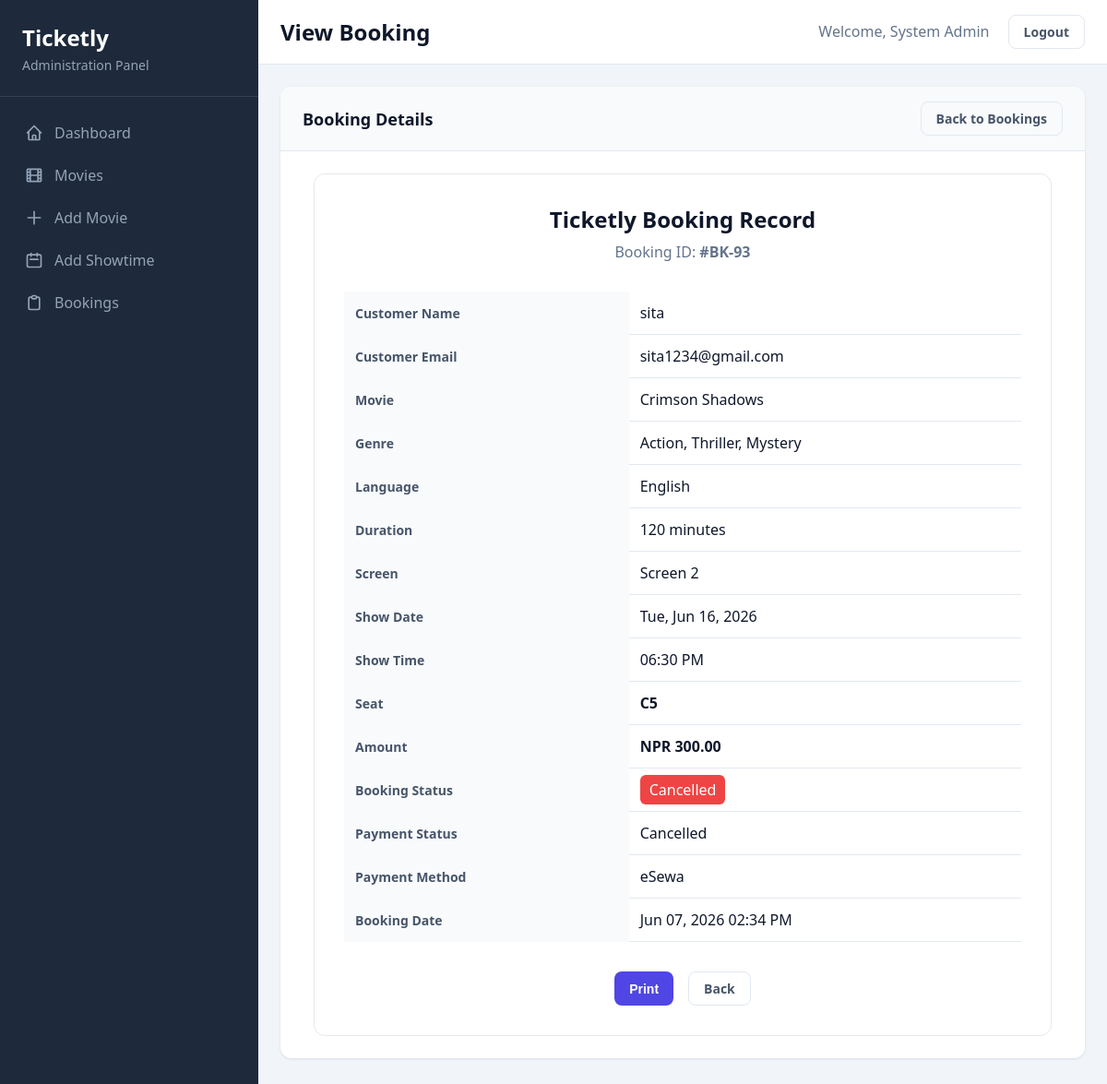
Screenshot of /admin/view_booking.php?booking_id=93 (signed in) with the database file from the repository.
### tables this page shows
CREATE TABLE `bookings` (
  `booking_id` int(11) NOT NULL,
  `customer_id` int(11) NOT NULL,
  `showtime_id` int(11) NOT NULL,
  `seat_label` varchar(10) NOT NULL,
  `amount` decimal(8,2) DEFAULT NULL,
  `status` enum('Confirmed','Cancelled','Pending') DEFAULT 'Pending',
  `created_at` timestamp NOT NULL DEFAULT current_timestamp(),
  `payment_status` varchar(20) DEFAULT 'Unpaid',
  `payment_ref` varchar(100) DEFAULT NULL,
  `movie_id` int(11) DEFAULT NULL,
  `transaction_uuid` varchar(100) DEFAULT NULL
);

CREATE TABLE `customers` (
  `customer_id` int(11) NOT NULL,
  `name` varchar(100) NOT NULL,
  `email` varchar(150) NOT NULL,
  `phone` varchar(20) DEFAULT NULL,
  `gender` varchar(20) DEFAULT NULL,
  `age` int(11) DEFAULT NULL,
  `password` varchar(255) NOT NULL,
  `created_at` timestamp NOT NULL DEFAULT current_timestamp(),
  `role` varchar(20) DEFAULT NULL
);

CREATE TABLE `movies` (
  `movie_id` int(11) NOT NULL,
  `title` varchar(200) NOT NULL,
  `description` text DEFAULT NULL,
  `genre` varchar(100) DEFAULT NULL,
  `language` varchar(50) DEFAULT NULL,
  `duration` int(11) DEFAULT NULL,
  `poster` varchar(255) DEFAULT NULL,
  `release_date` date DEFAULT NULL,
  `created_at` timestamp NOT NULL DEFAULT current_timestamp(),
  `bookings_count` int(11) DEFAULT 0,
  `status` varchar(50) NOT NULL DEFAULT 'Now Showing'
);

CREATE TABLE `showtimes` (
  `showtime_id` int(11) NOT NULL,
  `movie_id` int(11) NOT NULL,
  `show_date` date NOT NULL,
  `show_time` time NOT NULL,
  `screen` varchar(50) DEFAULT NULL,
  `base_price` decimal(8,2) DEFAULT 250.00
);

CREATE TABLE `payments` (
  `payment_id` int(11) NOT NULL,
  `booking_id` int(11) NOT NULL,
  `amount` decimal(8,2) NOT NULL,
  `payment_method` varchar(50) NOT NULL,
  `payment_status` enum('Success','Failed','Pending') DEFAULT 'Pending',
  `transaction_ref` varchar(200) DEFAULT NULL,
  `created_at` timestamp NOT NULL DEFAULT current_timestamp()
);

### admin/view_booking.php (the view, shortened to what this page needs)
<?php
require_once '../includes/config.php';
$booking_id = intval($_GET['booking_id'] ?? 0);
$stmt = $pdo->prepare("
    SELECT
        b.booking_id,
        b.customer_id,
        b.movie_id,
        b.showtime_id,
        b.seat_label,
        b.amount,
        b.status,
        b.payment_status,
        b.created_at,
        c.name AS customer_name,
        c.email AS customer_email,
        m.title AS movie_title,
        m.genre,
        m.language,
        m.duration,
        s.screen,
        s.show_date,
        s.show_time,
        p.payment_method,
        p.amount AS payment_amount,
        p.payment_status AS payment_record_status,
        p.created_at AS payment_created_at
    FROM bookings b
    LEFT JOIN customers c ON b.customer_id = c.customer_id
    LEFT JOIN movies m ON b.movie_id = m.movie_id
    LEFT JOIN showtimes s ON b.showtime_id = s.showtime_id
    LEFT JOIN payments p ON b.booking_id = p.booking_id
    WHERE b.booking_id = ?
    LIMIT 1
");
$stmt->execute([$booking_id]);
$booking = $stmt->fetch();
require_once 'includes/admin_header.php';
?>
<div class="card">
    <div class="card-header">
        <h3>Booking Details</h3>
        <a href="bookings.php" class="btn btn-outline">Back to Bookings</a>
    </div>
    <div class="card-body">
        <div style="max-width: 800px; margin: auto; border: 1px solid #e5e7eb; border-radius: 12px; padding: 2rem; background: #fff;">
            <div style="text-align: center; margin-bottom: 2rem;">
                <h2 style="margin-bottom: 0.5rem;">Ticketly Booking Record</h2>
                <p style="color: #64748b;">Booking ID: <strong>#BK-<?= htmlspecialchars($booking['booking_id']) ?></strong></p>
            </div>
            <table style="width: 100%; border-collapse: collapse;">
                <tr>
                    <th style="text-align:left; padding: 12px; background:#f8fafc;">Customer Name</th>
                    <td style="padding: 12px;"><?= htmlspecialchars($booking['customer_name'] ?? 'Unknown') ?></td>
                </tr>
                <tr>
                    <th style="text-align:left; padding: 12px; background:#f8fafc;">Customer Email</th>
                    <td style="padding: 12px;"><?= htmlspecialchars($booking['customer_email'] ?? 'N/A') ?></td>
                </tr>
                <tr>
                    <th style="text-align:left; padding: 12px; background:#f8fafc;">Movie</th>
                    <td style="padding: 12px;"><?= htmlspecialchars($booking['movie_title'] ?? 'Unknown Movie') ?></td>
                </tr>
                <tr>
                    <th style="text-align:left; padding: 12px; background:#f8fafc;">Genre</th>
                    <td style="padding: 12px;"><?= htmlspecialchars($booking['genre'] ?? 'N/A') ?></td>
                </tr>
                <tr>
                    <th style="text-align:left; padding: 12px; background:#f8fafc;">Language</th>
                    <td style="padding: 12px;"><?= htmlspecialchars($booking['language'] ?? 'N/A') ?></td>
                </tr>
                <tr>
                    <th style="text-align:left; padding: 12px; background:#f8fafc;">Duration</th>
                    <td style="padding: 12px;">
                        <?= htmlspecialchars($booking['duration'] ?? 'N/A') ?> minutes
                    </td>
                </tr>
                <tr>
                    <th style="text-align:left; padding: 12px; background:#f8fafc;">Screen</th>
                    <td style="padding: 12px;"><?= htmlspecialchars($booking['screen'] ?? 'N/A') ?></td>
                </tr>
                <tr>
                    <th style="text-align:left; padding: 12px; background:#f8fafc;">Show Date</th>
                    <td style="padding: 12px;">
                        <?= !empty($booking['show_date']) ? date('D, M d, Y', strtotime($booking['show_date'])) : 'N/A' ?>
                    </td>
                </tr>
                <tr>
                    <th style="text-align:left; padding: 12px; background:#f8fafc;">Show Time</th>
                    <td style="padding: 12px;">
                        <?= !empty($booking['show_time']) ? date('h:i A', strtotime($booking['show_time'])) : 'N/A' ?>
                    </td>
                </tr>
                <tr>
                    <th style="text-align:left; padding: 12px; background:#f8fafc;">Seat</th>
                    <td style="padding: 12px;">
                        <strong><?= htmlspecialchars($booking['seat_label']) ?></strong>
                    </td>
                </tr>
                <tr>
                    <th style="text-align:left; padding: 12px; background:#f8fafc;">Amount</th>
                    <td style="padding: 12px;">
                        <strong>NPR <?= number_format($booking['amount'], 2) ?></strong>
                    </td>
                </tr>
                <tr>
                    <th style="text-align:left; padding: 12px; background:#f8fafc;">Booking Status</th>
                    <td style="padding: 12px;">
                        <?php
                        $statusColor = '#f59e0b';
                        if ($booking['status'] === 'Confirmed') {
                            $statusColor = '#10b981';
                        } elseif ($booking['status'] === 'Cancelled') {
                            $statusColor = '#ef4444';
                        }
                        ?>
                        <span style="padding: 5px 10px; border-radius: 6px; color: white; background: <?= $statusColor ?>;">
                            <?= htmlspecialchars($booking['status']) ?>
                        </span>
                    </td>
                </tr>
                <tr>
                    <th style="text-align:left; padding: 12px; background:#f8fafc;">Payment Status</th>
                    <td style="padding: 12px;">
                        <?= htmlspecialchars($booking['payment_status'] ?? 'Unpaid') ?>
                    </td>
                </tr>
                <tr>
                    <th style="text-align:left; padding: 12px; background:#f8fafc;">Payment Method</th>
                    <td style="padding: 12px;">
                        <?= htmlspecialchars($booking['payment_method'] ?? 'N/A') ?>
                    </td>
                </tr>
                <tr>
                    <th style="text-align:left; padding: 12px; background:#f8fafc;">Booking Date</th>
                    <td style="padding: 12px;">
                        <?= !empty($booking['created_at']) ? date('M d, Y h:i A', strtotime($booking['created_at'])) : 'N/A' ?>
                    </td>
                </tr>
            </table>
            <div style="display: flex; justify-content: center; gap: 1rem; margin-top: 2rem;">
                <button onclick="window.print()" class="btn btn-primary">Print</button>
                <a href="bookings.php" class="btn btn-outline">Back</a>
            </div>
        </div>
    </div>
</div>
<?php require_once 'includes/admin_footer.php'; ?>

### admin/includes/admin_header.php (style rules this page uses)
* { margin: 0; padding: 0; box-sizing: border-box; }
body { font-family: 'Segoe UI', Tahoma, Geneva, Verdana, sans-serif; background: #f1f5f9; color: #0f172a; }
.card { background: white; border-radius: 0.75rem; box-shadow: 0 1px 3px rgba(0,0,0,0.1); margin-bottom: 1.5rem; overflow: hidden; }
.card-header { padding: 1rem 1.5rem; border-bottom: 1px solid #e2e8f0; background: #f8fafc; display: flex; justify-content: space-between; align-items: center; flex-wrap: wrap; gap: 1rem; }
.card-header h3 { font-size: 1.125rem; font-weight: 600; color: #0f172a; }
.card-body { padding: 1.5rem; }
.btn { display: inline-flex; align-items: center; gap: 0.5rem; padding: 0.5rem 1rem; font-size: 0.875rem; font-weight: 600; border-radius: 0.5rem; border: none; cursor: pointer; text-decoration: none; transition: all 0.2s; }
.btn-primary { background: #4f46e5; color: white; }
.btn-outline { background: transparent; border: 1px solid #e2e8f0; color: #475569; }
table { width: 100%; border-collapse: collapse; }
th { text-align: left; padding: 0.75rem; background: #f8fafc; font-weight: 600; color: #475569; font-size: 0.875rem; }
td { padding: 0.75rem; border-bottom: 1px solid #e2e8f0; }

### rows the page displays
bookings: booking_id "93", customer.name "sita", customer.email "sita1234@gmail.com", movie.title "Crimson Shadows", movie.genre "Action, Thriller, Mystery", movie.language "English", movie.duration "120", showtime.screen "Screen 2", showtime.show_date "Tue, Jun 16, 2026", showtime.show_time "06:30 PM", seat_label "C5", amount "300.00", status "Cancelled", payment_status "Cancelled", payments.payment_method "eSewa", created_at "Jun 07, 2026 02:34 PM"

### other values shown
$page_title "View Booking"
$_SESSION['username'] "System Admin"
